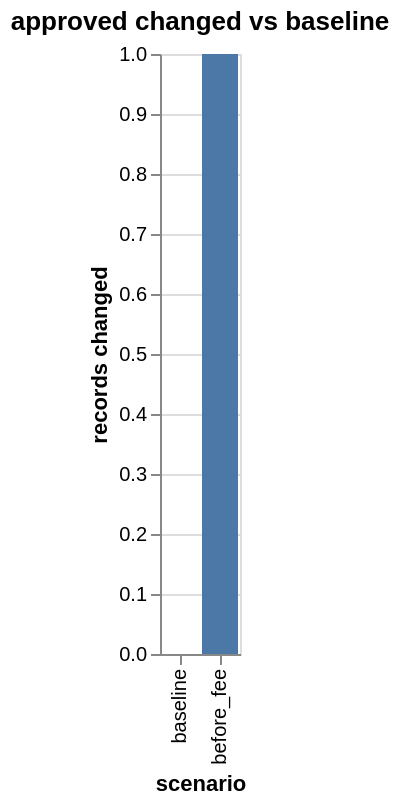
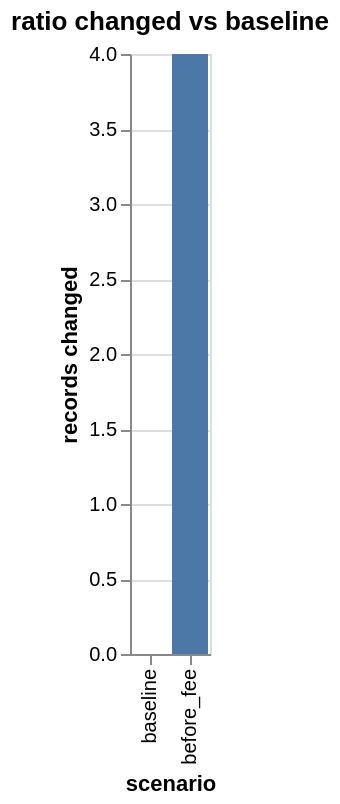
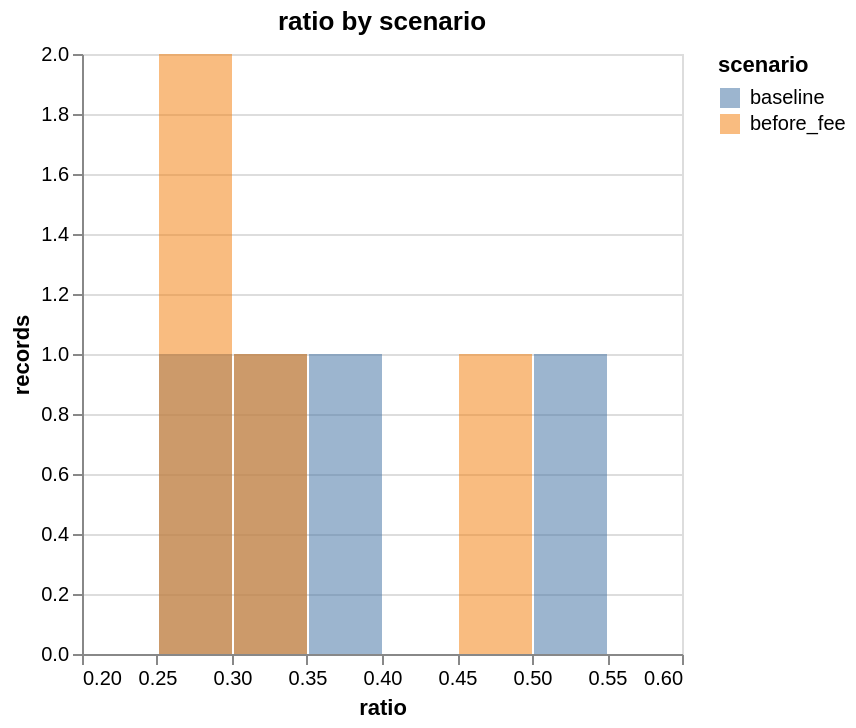

Write notebook code for charts like these, in order.
### Markdown cell above
`ratio` is not in the flow's output (`approved` reads it), so the metrics on it attach to the step
`credit/ratio`. The fee moves every ratio but flips one approval. The other revision runs in a fresh
subprocess, because the live module is already imported under the same name.

### Code cell
result.show()

### Figure 1 — Vega-Lite specification as saved in the notebook (floating-point values rounded to 4 significant figures)
{"config": {"view": {"continuousWidth": 300, "continuousHeight": 300}}, "data": {"name": "data-17e955d669feecf8c19abafdabe48a0f"}, "mark": {"type": "bar"}, "encoding": {"tooltip": [{"field": "scenario", "type": "nominal"}, {"field": "changed", "type": "quantitative"}, {"field": "compared", "type": "quantitative"}, {"field": "first", "title": "first changed record", "type": "quantitative"}], "x": {"field": "scenario", "sort": null, "type": "nominal"}, "y": {"field": "changed", "title": "records changed", "type": "quantitative"}}, "title": "approved changed vs baseline", "$schema": "https://vega.github.io/schema/vega-lite/v6.4.1.json", "datasets": {"data-17e955d669feecf8c19abafdabe48a0f": [{"scenario": "baseline", "changed": 0, "compared": 4, "first": null}, {"scenario": "before_fee", "changed": 1, "compared": 4, "first": 3}]}}

### Figure 2 — Vega-Lite specification as saved in the notebook (floating-point values rounded to 4 significant figures)
{"config": {"view": {"continuousWidth": 300, "continuousHeight": 300}}, "data": {"name": "data-0585803abf984cd0334f68bb78c452c5"}, "mark": {"type": "bar"}, "encoding": {"tooltip": [{"field": "scenario", "type": "nominal"}, {"field": "changed", "type": "quantitative"}, {"field": "compared", "type": "quantitative"}, {"field": "first", "title": "first changed record", "type": "quantitative"}], "x": {"field": "scenario", "sort": null, "type": "nominal"}, "y": {"field": "changed", "title": "records changed", "type": "quantitative"}}, "title": "ratio changed vs baseline", "$schema": "https://vega.github.io/schema/vega-lite/v6.4.1.json", "datasets": {"data-0585803abf984cd0334f68bb78c452c5": [{"scenario": "baseline", "changed": 0, "compared": 4, "first": null}, {"scenario": "before_fee", "changed": 4, "compared": 4, "first": 0}]}}

### Figure 3 — Vega-Lite specification as saved in the notebook (floating-point values rounded to 4 significant figures)
{"config": {"view": {"continuousWidth": 300, "continuousHeight": 300}}, "data": {"name": "data-72b2ef6ddd0bbae2f38661775a439993"}, "mark": {"type": "bar"}, "encoding": {"color": {"field": "scenario", "type": "nominal"}, "opacity": {"condition": {"param": "param_366548e304bb77de", "value": 0.55}, "value": 0.05}, "tooltip": [{"field": "scenario", "type": "nominal"}, {"field": "start", "format": ".4g", "type": "quantitative"}, {"field": "end", "format": ".4g", "type": "quantitative"}, {"field": "records", "type": "quantitative"}], "x": {"bin": "binned", "field": "start", "title": "ratio", "type": "quantitative"}, "x2": {"field": "end"}, "y": {"field": "records", "stack": null, "type": "quantitative"}}, "params": [{"name": "param_366548e304bb77de", "select": {"type": "point", "fields": ["scenario"]}, "bind": "legend"}], "title": "ratio by scenario", "$schema": "https://vega.github.io/schema/vega-lite/v6.4.1.json", "datasets": {"data-72b2ef6ddd0bbae2f38661775a439993": [{"scenario": "baseline", "start": 0.2, "end": 0.25, "records": 0}, {"scenario": "baseline", "start": 0.25, "end": 0.3, "records": 1}, {"scenario": "baseline", "start": 0.3, "end": 0.35, "records": 1}, {"scenario": "baseline", "start": 0.35, "end": 0.4, "records": 1}, {"scenario": "baseline", "start": 0.4, "end": 0.45, "records": 0}, {"scenario": "baseline", "start": 0.45, "end": 0.5, "records": 0}, {"scenario": "baseline", "start": 0.5, "end": 0.55, "records": 1}, {"scenario": "baseline", "start": 0.55, "end": 0.6, "records": 0}, {"scenario": "before_fee", "start": 0.2, "end": 0.25, "records": 0}, {"scenario": "before_fee", "start": 0.25, "end": 0.3, "records": 2}, {"scenario": "before_fee", "start": 0.3, "end": 0.35, "records": 1}, {"scenario": "before_fee", "start": 0.35, "end": 0.4, "records": 0}, {"scenario": "before_fee", "start": 0.4, "end": 0.45, "records": 0}, {"scenario": "before_fee", "start": 0.45, "end": 0.5, "records": 1}, {"scenario": "before_fee", "start": 0.5, "end": 0.55, "records": 0}, {"scenario": "before_fee", "start": 0.55, "end": 0.6, "records": 0}]}}
